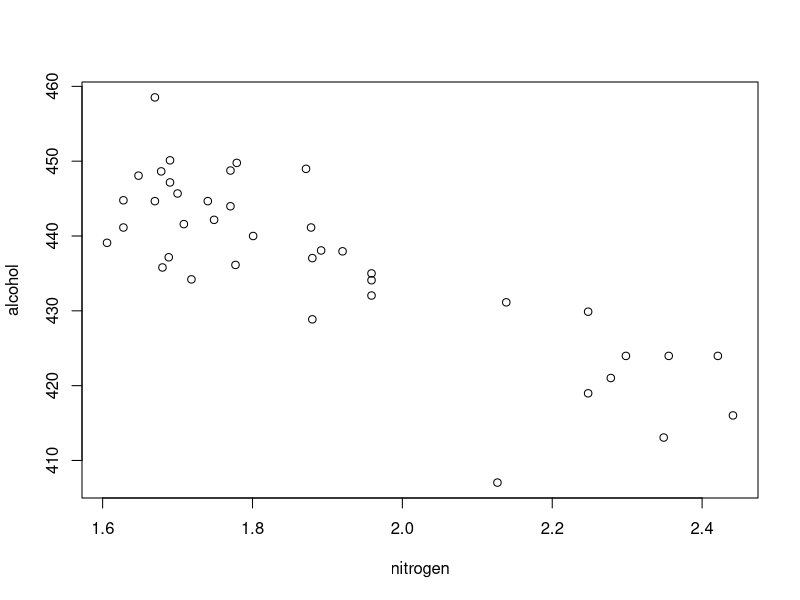
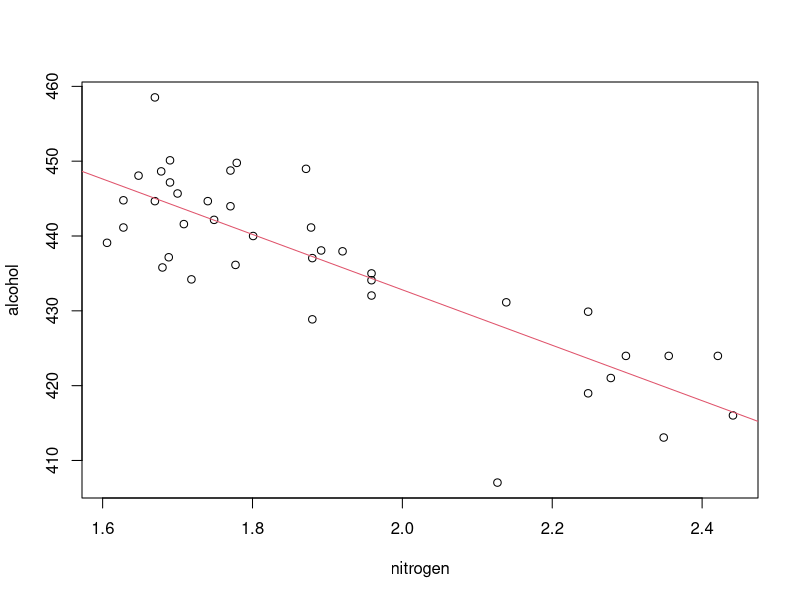
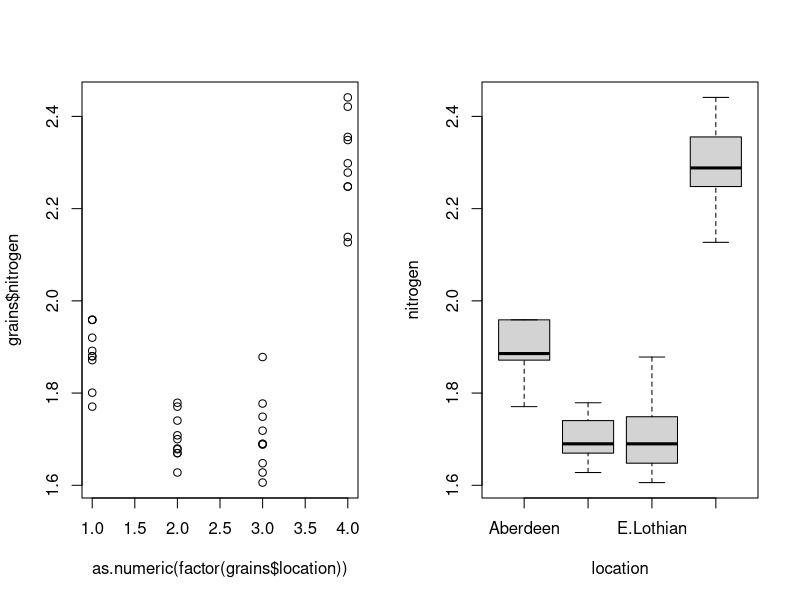
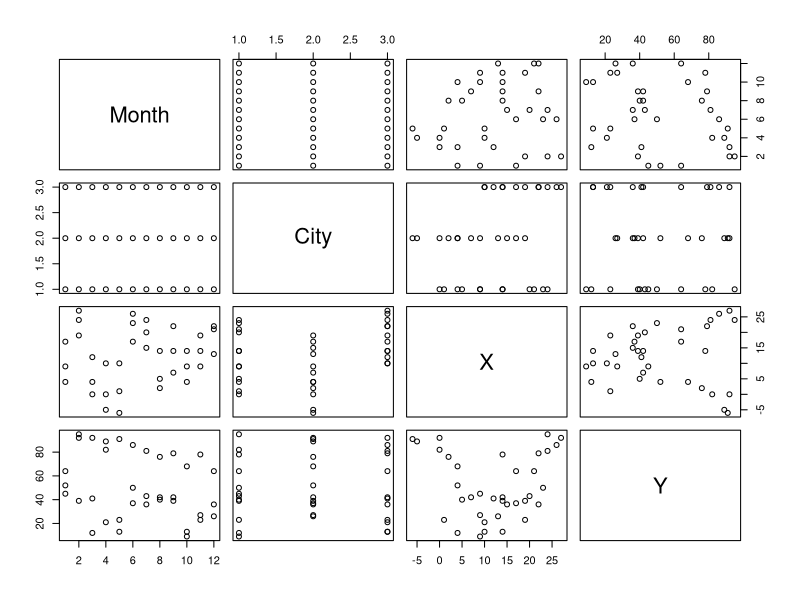

Recreate these plots in R, in order. (Note: this script raises an error after producing the figures.)
## ---- chunk 1
grains <-read.table("grains.dat")
## ---- chunk 2
fit_grain <- lm(alcohol~nitrogen, data = grains)
plot(alcohol~nitrogen, data = grains)
## ---- chunk 3
fit_grain$coefficients
## ---- chunk 4
confint(fit_grain, level=0.99)
## ---- chunk 5
plot(grains[,c("nitrogen","alcohol")])
# Or
# plot(alcohol~nitrogen, data = grains)

abline(fit_grain, col=2)
# Or
#abline(a=coefficients(fit_grain)[1], b=coefficients(fit_grain)[2], col=2)
## ---- chunk 6
sort(unique(grains$location))
## ---- chunk 7
fit_grain2 <-lm(alcohol~location, data = grains)
summary(fit_grain2)$r.squared
## ---- chunk 8
fit_grain_all <- lm(alcohol~nitrogen+location, data=grains)
summary(fit_grain)
summary(fit_grain_all)
## ---- chunk 9
anova(fit_grain, fit_grain_all)
## ---- chunk 10
par(mfrow = c(1,2))
plot(as.numeric(factor(grains$location)), grains$nitrogen)
boxplot(nitrogen~location, data=grains)
## ---- chunk 11
summary(fit_grain2)
summary(fit_grain_all)
## ---- chunk 12
nd <- data.frame(nitrogen = c(1.9, 2.7))

predict(fit_grain, newdata=nd)
## ---- chunk 13
pred <- predict(fit_grain, newdata=nd, interval="confidence", level=0.95)

# Range valori
c(range(grains$nitrogen), mean(grains$nitrogen))

# Ampiezza Intervalli
c(pred[1,3]-pred[1,2],pred[2,3]-pred[2,2])
## ---- chunk 14
pred2 <- predict(fit_grain, newdata=nd, interval="prediction", level=0.95)

pred2

# Ampiezza Intervalli
pred2[,3]-pred2[,2]
## ---- chunk 15
hotels <- read.csv("hotels.csv")

summary(hotels)
## ---- chunk 16
plot(hotels)
## ---- chunk 17
fit_hotel <- lm(y~x ,data=hotels)
